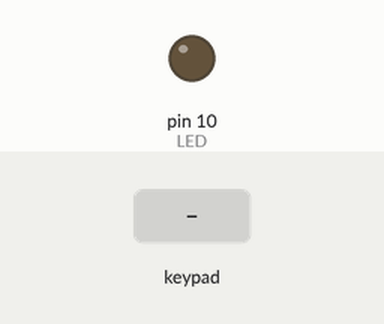
This sketch was run on a simulated Arduino Uno, built with avr-gcc and run on an emulated ATmega328P. Parts: output pins drawn as LEDs (lit = HIGH). Dashed ring = blinking. Inputs (shaded band) come from the test bench.

Above: at 1.2 s.
1.3 s: keypad keys 0 1 2 3 pressed 0.4 s apart
At 1.7 s:
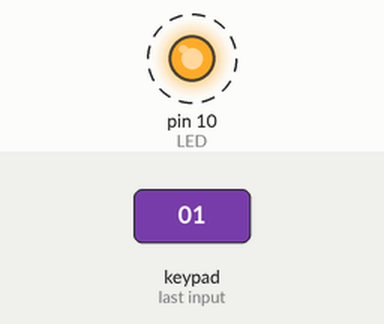
Timing chart, 0 to 4.9 s (numbered marks = the images above; inputs shaded):
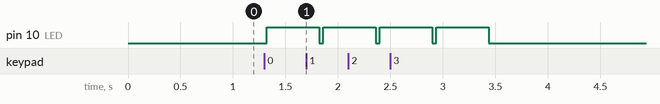

The sketch:

ATtiny84_Keypad.ino
```cpp
// ATtiny 84 Keypad
//
// use an Attiny 84 to scan 4X4 keypad and send character read to ESP32
// using a software Serial connection. This requires only two GPIO
// pins on Esp32 instead of eight. The ATtiny 84 also turns on an LED
// as feedback that keypress was read.
// the code to use a 4X3 keypad is included as comments for easy mod to
// smaller keypad.
//
// 5V   |  1 ***U*** 14  | Gnd
//10/X1 |  2 *     * 13  | 0/A0
// 9/X2 |  3 *     * 12  | 1/A1
//RESET |  4 *     * 11  | 2/A2
//    8 |  5 *     * 10  | 3/A3
// A7/7 |  6 *     *  9  | 4/A4
// A6/6 |  7 *******  8  | 5/A5


#include <Keypad.h>

/*
const byte ROWS = 4; //four rows
const byte COLS = 3; //three columns

char keys[ROWS][COLS] = {
  {'1','2','3'},
  {'4','5','6'},
  {'7','8','9'},
  {'*','0','#'}         };

byte rowPins[ROWS] = {9, 8, 7, 6}; //connect to the row pinouts of the keypad
byte colPins[COLS] = {5, 4, 3}; //connect to the column pinouts of the keypad
 */
const byte ROWS = 4; //four rows
const byte COLS = 4; //four columns

char keys[ROWS][COLS] = {
  {'1','2','3','A'},
  {'4','5','6','B'},
  {'7','8','9','C'},
  {'*','0','#','D'}     };

byte rowPins[ROWS] = {0, 1, 2, 3 }; //connect to the row pinouts of the keypad
byte colPins[COLS] = {4, 5, 8, 9 }; //connect to the column pinouts of the keypad

//Create an object of keypad
Keypad keypad = Keypad( makeKeymap(keys), rowPins, colPins, ROWS, COLS );

#include "SoftwareSerial.h"
const int LED = 10;               // this is physical pin 2 for the LED
const int Rx = 7;                 // this is physical pin 6
const int Tx = 6;                 // this is physical pin 7

// Create the serial port called mySerial
SoftwareSerial mySerial(Rx, Tx);

//--------------------------------------
void setup(){
  pinMode(LED, OUTPUT);           // tell Arduino LED is an output
  pinMode(Rx, INPUT);
  pinMode(Tx, OUTPUT);
  mySerial.begin(9600);           // send serial data at 9600 bits/sec
}

void loop(){
  char key = keypad.getKey();// Read the key

  // Print if key pressed
  if (key){
    mySerial.print("Key Pressed : ");
    mySerial.println(key);
    digitalWrite(LED, HIGH);       // turn LED ON
    delay(500);
    digitalWrite(LED, LOW);       // turn off
  }
}
```

Measured:
- after the input at 1.3 s, pin 10 (LED): alternates HIGH for 0.50 s and LOW for 0.04 s, 8 changes in all, then stays LOW, starting at once
